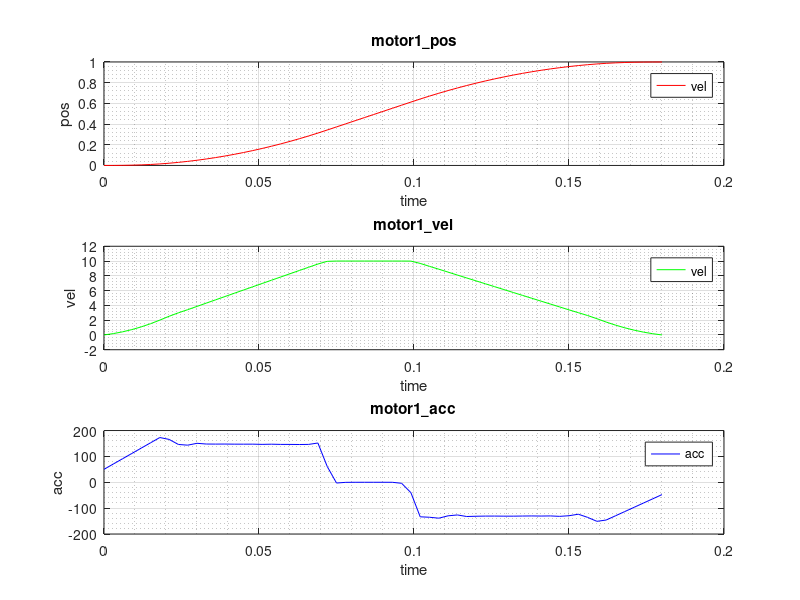

This figure's MATLAB source:
clf;clear;close all; clc;


load('CubicSpline.txt')
% 
T=CubicSpline(:,1);
A1_pos=CubicSpline(:,2);
A1_vel=CubicSpline(:,3);
A1_acc=CubicSpline(:,4);

% 
% 
figure(1)
subplot(3,1,1);
plot(T,A1_pos,'r');
legend('vel');
xlabel('time');
ylabel('pos');
title('motor1\_pos');
grid on;
grid minor;

subplot(3,1,2);
plot(T,A1_vel,'g');
legend('vel');
xlabel('time');
ylabel('vel');
title('motor1\_vel');
grid on;
grid minor;

subplot(3,1,3);
plot(T,A1_acc,'b');
legend('acc');
xlabel('time');
ylabel('acc');
title('motor1\_acc');
grid on;
grid minor;
